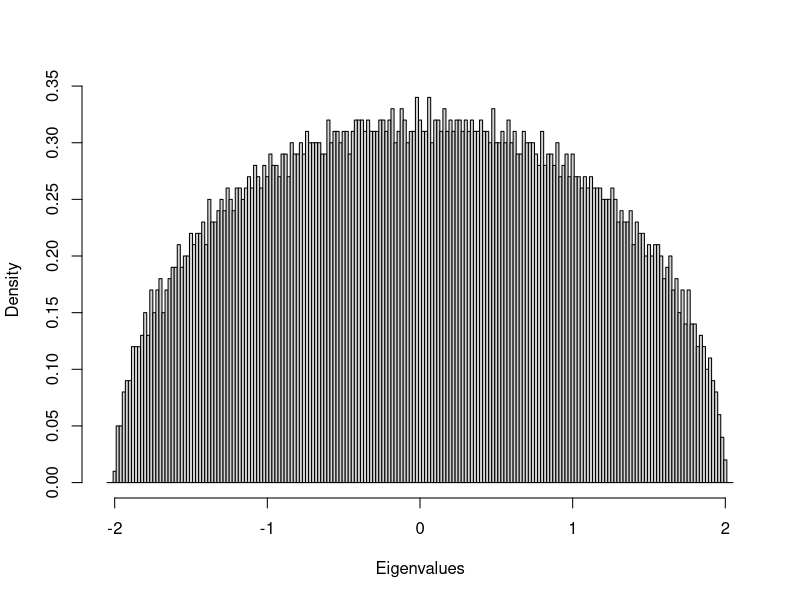
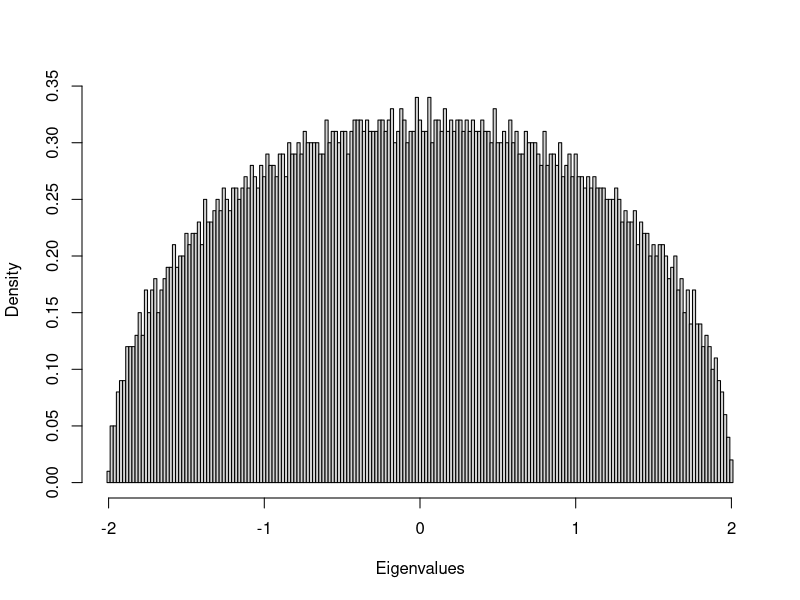

These figures' R source, in order:
n <- 5000;
mu <- array(runif(n^2),c(n,n));
mu2 <-sqrt(12)*(mu+t(mu)-1)/sqrt(2*n);
lambdau <- eigen(mu2, symmetric=T, only.values = T);
eu <- lambdau$values;
hist(eu,breaks=seq(-2.05,2.05,.02),main=NA,xlab="Eigenvalues",freq=F)
eu <- lambdau$values;
histeu<-hist(eu,breaks=seq(-2.01,2.01,0.02),main=NA, xlab="Eigenvalues",freq=F)